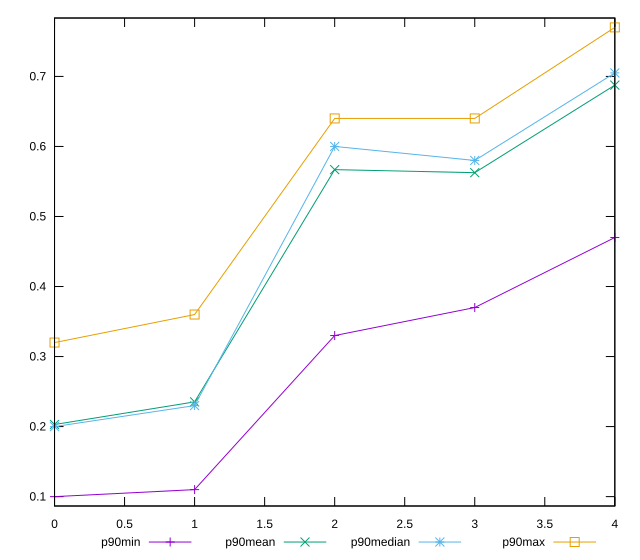

Here is the gnuplot script that generated this plot:
reset

$p90Min <<EOF
0 0.1
1 0.11
2 0.33
3 0.37
4 0.47
EOF

$p90Mean <<EOF
0 0.2029787234042553
1 0.23531914893617006
2 0.5669148936170213
3 0.5625531914893618
4 0.6875531914893613
EOF

$p90Median <<EOF
0 0.2
1 0.23
2 0.6
3 0.58
4 0.705
EOF

$p90Max <<EOF
0 0.32
1 0.36
2 0.64
3 0.64
4 0.77
EOF

set key outside below
set xrange [0:4]
set yrange [0.08660000000000001:0.7834]
set trange [0.08660000000000001:0.7834]
set terminal svg size 640, 560 enhanced background rgb 'white'
set output "report_00014_2021-02-09T15:56:05.503Z/meta/score/progression/value.svg"

plot $p90Min title "p90min" with linespoints, \
     $p90Mean title "p90mean" with linespoints, \
     $p90Median title "p90median" with linespoints, \
     $p90Max title "p90max" with linespoints

reset
